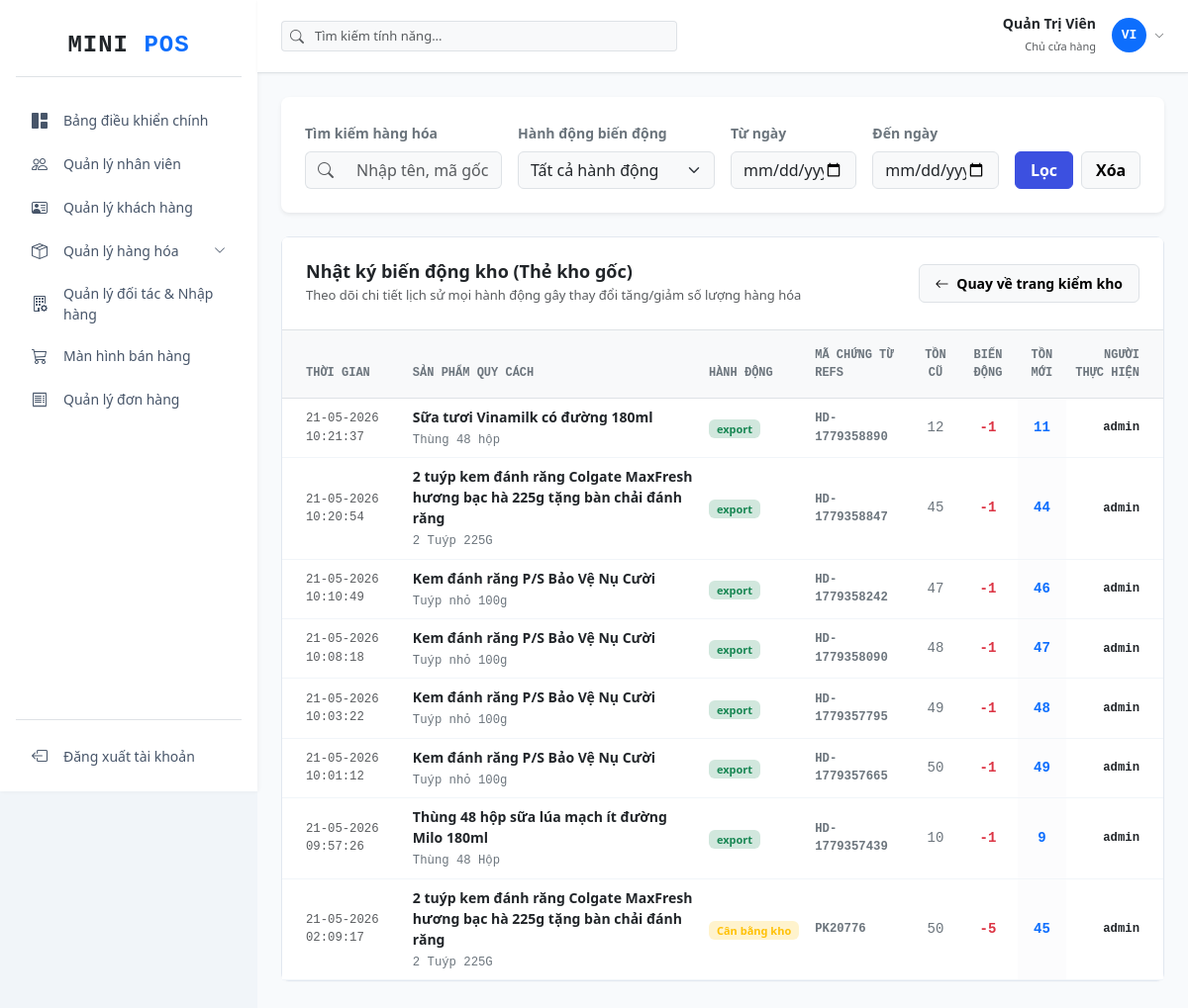
Before: /inventory/logs (signed in) with the older database file.
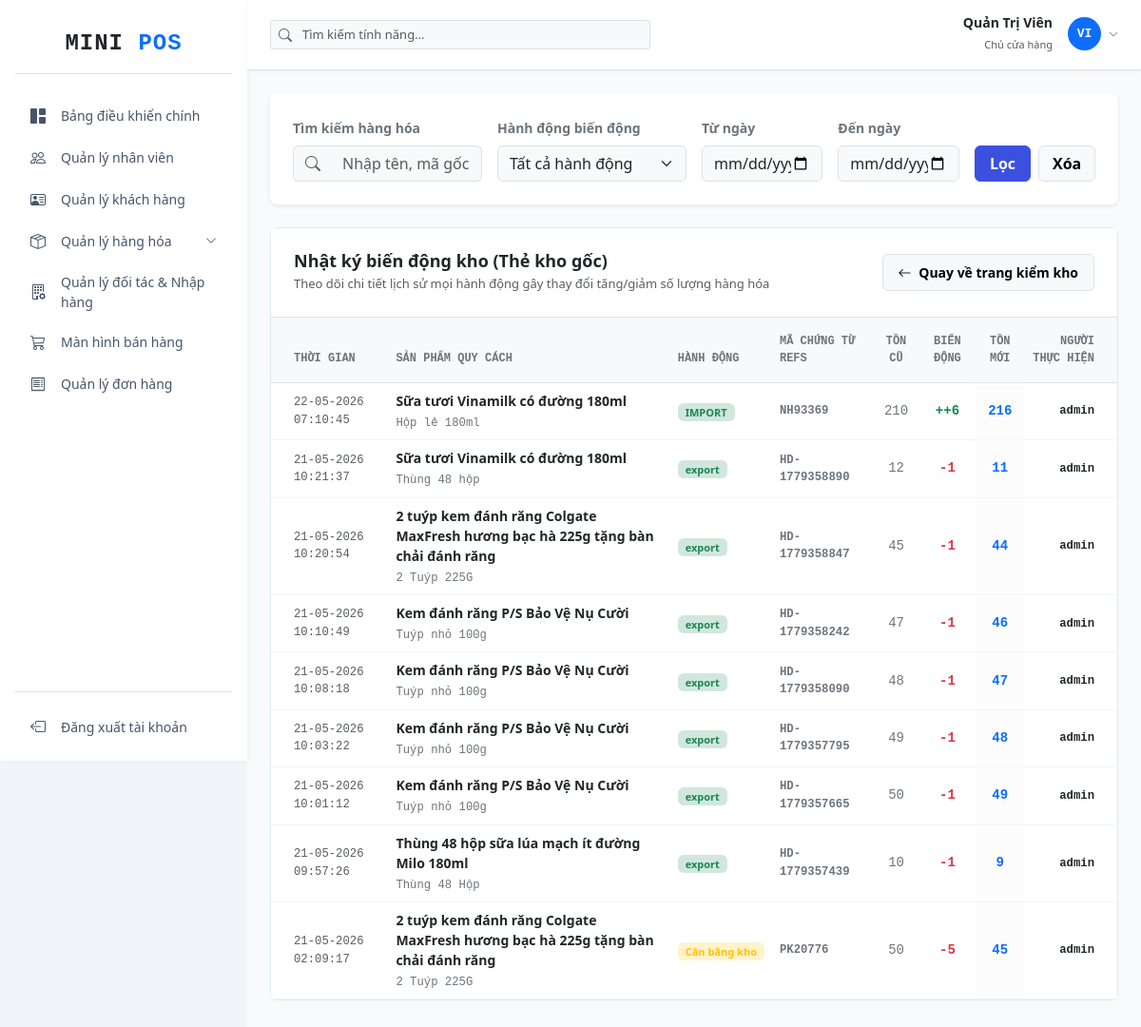
After: the same page with the newer database file.
### tables this page shows
CREATE TABLE `stock_logs` (
  `id` int NOT NULL AUTO_INCREMENT,
  `product_variant_id` int NOT NULL,
  `user_id` int NOT NULL,
  `action_type` varchar(20) NOT NULL,
  `reference_code` varchar(50) DEFAULT NULL,
  `old_qty` int NOT NULL,
  `change_qty` int NOT NULL,
  `new_qty` int NOT NULL,
  `created_at` timestamp NULL DEFAULT CURRENT_TIMESTAMP,
  PRIMARY KEY (`id`),
  KEY `fk_logs_variants` (`product_variant_id`),
  KEY `fk_logs_users` (`user_id`),
  CONSTRAINT `fk_stock_logs_users` FOREIGN KEY (`user_id`) REFERENCES `users` (`id`) ON DELETE RESTRICT ON UPDATE CASCADE,
  CONSTRAINT `fk_stock_logs_variants` FOREIGN KEY (`product_variant_id`) REFERENCES `product_variants` (`id`) ON DELETE RESTRICT ON UPDATE CASCADE
);

CREATE TABLE `products` (
  `id` int NOT NULL AUTO_INCREMENT,
  `product_code` varchar(50) NOT NULL,
  `product_name` varchar(150) NOT NULL,
  `image` varchar(255) DEFAULT NULL,
  `short_description` text,
  `category_id` int NOT NULL,
  `status` tinyint(1) DEFAULT '1',
  `created_at` timestamp NULL DEFAULT CURRENT_TIMESTAMP,
  `updated_at` timestamp NULL DEFAULT CURRENT_TIMESTAMP ON UPDATE CURRENT_TIMESTAMP,
  PRIMARY KEY (`id`),
  UNIQUE KEY `product_code` (`product_code`),
  KEY `category_id` (`category_id`),
  CONSTRAINT `fk_products_categories` FOREIGN KEY (`category_id`) REFERENCES `categories` (`id`) ON DELETE RESTRICT ON UPDATE CASCADE
);

CREATE TABLE `product_variants` (
  `id` int NOT NULL AUTO_INCREMENT,
  `product_id` int NOT NULL,
  `variant_name` varchar(100) NOT NULL,
  `barcode` varchar(50) DEFAULT NULL,
  `cost_price` decimal(15,2) DEFAULT '0.00',
  `sale_price` decimal(15,2) DEFAULT '0.00',
  `stock_qty` int DEFAULT '0',
  `low_stock_threshold` int DEFAULT '10',
  `created_at` timestamp NULL DEFAULT CURRENT_TIMESTAMP,
  PRIMARY KEY (`id`),
  UNIQUE KEY `barcode` (`barcode`),
  KEY `fk_variants_products` (`product_id`),
  CONSTRAINT `fk_variants_products` FOREIGN KEY (`product_id`) REFERENCES `products` (`id`) ON DELETE CASCADE ON UPDATE CASCADE
);

CREATE TABLE `users` (
  `id` int NOT NULL AUTO_INCREMENT,
  `user_code` varchar(20) NOT NULL,
  `username` varchar(50) NOT NULL,
  `password` varchar(255) NOT NULL,
  `full_name` varchar(100) NOT NULL,
  `email` varchar(100) NOT NULL,
  `phone` varchar(15) DEFAULT NULL,
  `avatar` varchar(255) DEFAULT NULL,
  `gender` enum('male','female','other') DEFAULT 'other',
  `date_of_birth` date DEFAULT NULL,
  `address` text,
  `role_id` int DEFAULT NULL,
  `status` tinyint NOT NULL DEFAULT '1',
  `note` text,
  `created_at` timestamp NULL DEFAULT CURRENT_TIMESTAMP,
  `updated_at` timestamp NULL DEFAULT CURRENT_TIMESTAMP ON UPDATE CURRENT_TIMESTAMP,
  PRIMARY KEY (`id`),
  UNIQUE KEY `user_code` (`user_code`),
  UNIQUE KEY `username` (`username`),
  UNIQUE KEY `email` (`email`),
  KEY `fk_users_roles` (`role_id`),
  CONSTRAINT `fk_users_roles` FOREIGN KEY (`role_id`) REFERENCES `roles` (`id`) ON DELETE RESTRICT ON UPDATE CASCADE
);

### controllers/InventoryController.php (called while the page is built, shortened)
<?php
require_once 'models/InventoryModel.php';
class InventoryController
{
    private $inventoryModel;
    public function __construct()
    {
        $database = new Database();
        $this->db = $database->getConnection();
        $this->inventoryModel = new InventoryModel($this->db);
    }
    public function logs()
    {
        $search = isset($_GET['search']) ? trim($_GET['search']) : '';
        $action_type = isset($_GET['action_type']) ? trim($_GET['action_type']) : '';
        $start_date = isset($_GET['start_date']) ? trim($_GET['start_date']) : '';
        $end_date = isset($_GET['end_date']) ? trim($_GET['end_date']) : '';
        $logs = $this->inventoryModel->getStockLogs($search, $action_type, $start_date, $end_date);
        require_once 'views/inventory/logs.php';
    }
}

### config/database.php (called while the page is built, shortened)
<?php
class Database
{
    private $host = DB_HOST;
    private $port = DB_PORT;
    private $db_name = DB_NAME;
    private $username = DB_USER;
    private $password = DB_PASS;
    public function getConnection()
    {
        $this->conn = null;
        try {
            $this->conn = new PDO("mysql:host=" . $this->host . ";port=" . $this->port . ";dbname=" . $this->db_name, $this->username, $this->password);
            $this->conn->setAttribute(PDO::ATTR_ERRMODE, PDO::ERRMODE_EXCEPTION);
            $this->conn->exec("set names utf8");
        } catch (PDOException $exception) {
            echo "Connection error: " . $exception->getMessage();
        }
        return $this->conn;
    }
}

### models/InventoryModel.php (called while the page is built, shortened)
<?php
class InventoryModel
{
    private $conn;
    public function __construct($db)
    {
        $this->conn = $db;
    }
    public function getStockLogs($search = '', $action_type = '', $start_date = '', $end_date = '')
    {
        $query = "SELECT sl.*, pv.variant_name, p.product_name, p.product_code, u.username as fullname
                  FROM stock_logs sl
                  JOIN product_variants pv ON sl.product_variant_id = pv.id
                  JOIN products p ON pv.product_id = p.id
                  JOIN users u ON sl.user_id = u.id
                  WHERE 1=1";
        $query .= " ORDER BY sl.id DESC";
        $stmt = $this->conn->prepare($query);
        $stmt->execute();
        return $stmt->fetchAll(PDO::FETCH_ASSOC);
    }
}

### views/inventory/logs.php (the view, shortened to what the rows shown need)
<?php
require_once 'views/layout/header.php';
$logs = $logs ?? [];
?>
<div class="card card-custom bg-white mb-4">
    <div class="card-body p-0">
        <div class="table-responsive">
            <table class="table table-hover align-middle mb-0">
                <thead class="table-light text-secondary font-monospace small border-bottom" style="background-color: #f8fafc;">
                    <tr>
                        <th class="ps-4 py-3 text-secondary" style="font-size: 12px;">THỜI GIAN</th>
                        <th class="py-3 text-secondary" style="font-size: 12px;">SẢN PHẨM QUY CÁCH</th>
                        <th class="py-3 text-secondary" style="font-size: 12px;">HÀNH ĐỘNG</th>
                        <th class="py-3 text-secondary" style="font-size: 12px;">MÃ CHỨNG TỪ REFS</th>
                        <th class="py-3 text-center text-secondary" style="font-size: 12px;">TỒN CŨ</th>
                        <th class="py-3 text-center text-secondary" style="font-size: 12px;">BIẾN ĐỘNG</th>
                        <th class="py-3 text-center text-secondary" style="font-size: 12px;">TỒN MỚI</th>
                        <th class="pe-4 py-3 text-end text-secondary" style="font-size: 12px;">NGƯỜI THỰC HIỆN</th>
                    </tr>
                </thead>
                <tbody class="text-dark" style="font-size: 14px;">
                    <?php if (!empty($logs)): ?>
                        <?php foreach ($logs as $l): ?>
                            <tr style="border-bottom: 1px solid #f1f5f9;">
                                <td class="ps-4 font-monospace text-muted small">
                                    <?php echo date('d-m-Y H:i:s', strtotime($l['created_at'])); ?>
                                </td>
                                <td>
                                    <div class="fw-bold text-dark"><?php echo $l['product_name']; ?></div>
                                    <small class="text-secondary font-monospace"><?php echo $l['variant_name']; ?></small>
                                </td>
                                <td>
                                    <?php if ($l['action_type'] === 'ADJUST'): ?>
                                        <span class="badge bg-warning-subtle text-warning fw-semibold px-2 py-1" style="font-size: 11px;">Cân bằng kho</span>
                                    <?php elseif ($l['action_type'] === 'SALE'): ?>
                                        <span class="badge bg-danger-subtle text-danger fw-semibold px-2 py-1" style="font-size: 11px;">Bán quầy</span>
                                    <?php else: ?>
                                        <span class="badge bg-success-subtle text-success fw-semibold px-2 py-1" style="font-size: 11px;"><?php echo $l['action_type']; ?></span>
                                    <?php endif; ?>
                                </td>
                                <td class="font-monospace fw-bold text-secondary small"><?php echo !empty($l['reference_code']) ? $l['reference_code'] : '---'; ?></td>
                                <td class="text-center font-monospace text-secondary"><?php echo $l['old_qty']; ?></td>
                                <td class="text-center font-monospace fw-bold">
                                    <?php if ($l['change_qty'] > 0): ?>
                                        <span class="text-success">++<?php echo $l['change_qty']; ?></span>
                                    <?php elseif ($l['change_qty'] < 0): ?>
                                        <span class="text-danger"><?php echo $l['change_qty']; ?></span>
                                    <?php else: ?>
                                        <span class="text-muted">0</span>
                                    <?php endif; ?>
                                </td>
                                <td class="text-center font-monospace fw-bold text-primary bg-light-subtle"><?php echo $l['new_qty']; ?></td>
                                <td class="pe-4 text-end text-dark font-monospace small fw-semibold"><?php echo $l['fullname']; ?></td>
                            </tr>
                        <?php endforeach; ?>
                    <?php else: ?>
                        <tr><td colspan="8" class="text-center p-5 text-secondary"><i class="bi bi-clock-history d-block mb-2" style="font-size: 40px; color: #cbd5e1;"></i>Thẻ kho trống rỗng, chưa phát sinh bất kỳ hoạt động biến động số lượng nào!</td></tr>
                    <?php endif; ?>
                </tbody>
            </table>
        </div>
    </div>
</div>
<?php require_once 'views/layout/footer.php'; ?>

Changed rows visible on the page:
added stock_logs: created_at "22-05-2026 07:10:45", products.product_name "Sữa tươi Vinamilk có đường 180ml", product_variant.variant_name "Hộp lẻ 180ml", action_type "IMPORT", reference_code "NH93369", old_qty "210", change_qty "6", new_qty "216", user.username "admin"
